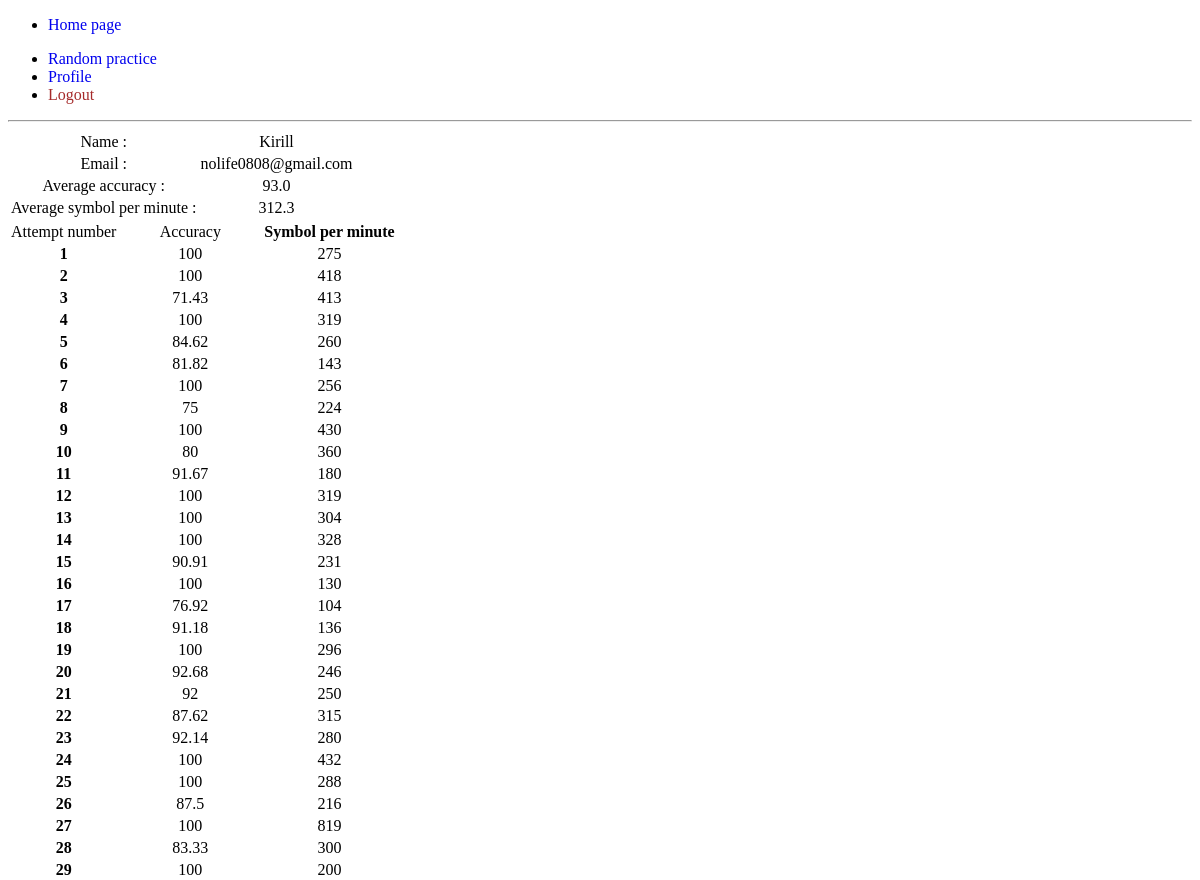
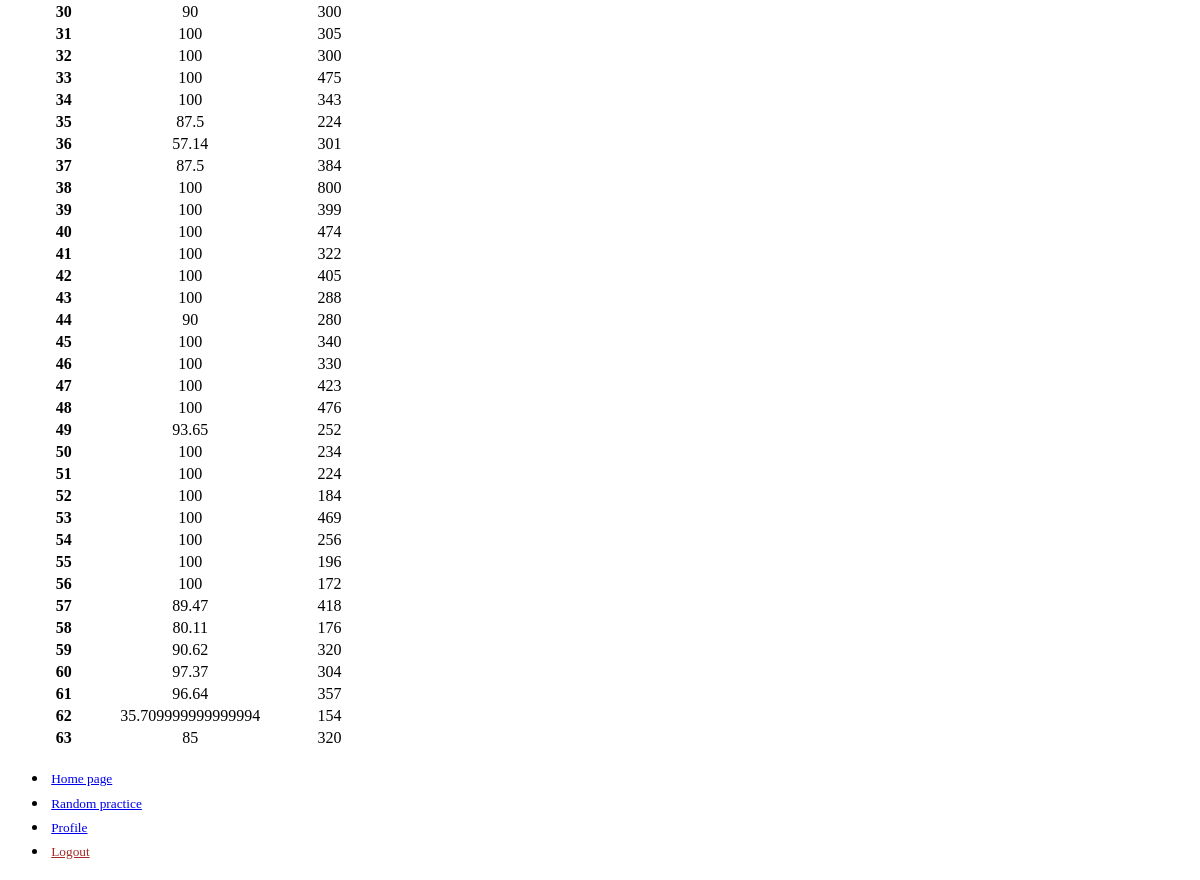
Screenshot of /profile (signed in) with the database file from the repository (2 pictures, top to bottom).
### application/models.py (models this page shows)
class User(Base, UserMixin):
    __tablename__= 'users'
    id = sqla.Column(sqla.Integer, primary_key=True, autoincrement=True)
    name = sqla.Column(sqla.String(100),nullable=False)
    email = sqla.Column(sqla.String, nullable=False, unique=True)
    password = sqla.Column(sqla.String(150), nullable=False)
    date_created = sqla.Column(sqla.String, default=datetime.now().astimezone())
    symbol_p_minute = sqla.Column(sqla.String, default=None)
    accuracy = sqla.Column(sqla.String, default=None)

### application/blueprints.py (the view)
@user_profile_bp.route('/profile', methods=['GET','POST'])
@login_required
def profile():
    user = get_user_by_email(current_user.email)
    if user.accuracy:
        avg_accuracy = [float(i) for i in user.accuracy.split()]
        avg_accuracy = round(sum(avg_accuracy)/len(avg_accuracy),1)
    else:
        avg_accuracy = 0
    if user.symbol_p_minute :
        avg_symbol_p_minute = [float(i) for i in user.symbol_p_minute.split()]
        avg_symbol_p_minute = round(sum(avg_symbol_p_minute)/len(avg_symbol_p_minute),1)
    else:
        avg_symbol_p_minute = 0
    return render_template('profile.html', user = user, avg_accuracy = avg_accuracy,avg_symbol_p_minute= avg_symbol_p_minute)

### application/__init__.py (called while the page is built)
def create_app(test_config=None):
    app = Flask(__name__, instance_relative_config=True)
    app.register_blueprint(auth_bp)
    app.register_blueprint(user_profile_bp)
    app.register_blueprint(views)
    from .database import  init_db
    app.config.from_mapping(
        SECRET_KEY='dev',
        DATABASE=os.path.join(app.instance_path, 'application.sqlite'))
    if test_config is None:
        app.config.from_pyfile('config.py', silent=True)
    else:
        app.config.from_mapping(test_config)
    try:
        os.makedirs(app.instance_path)
    except OSError:
        pass
    init_db()
    login_manager = LoginManager()
    login_manager.init_app(app)
    @login_manager.user_loader
    def load_user(user_id:str):
        return get_user(user_id)
    return app

### application/database.py (called while the page is built)
def session_decorator(func): # will use it as decorator to get rid of necessity of manually closing the db connection
    with Session(engine) as session:
        def session_wrapper(*args):
            return func(*args,session)
    return session_wrapper

@session_decorator
def get_user(id:str,session): # specific function for flask-login
    return session.get(User, id)

@session_decorator # the way an app will get users from db
def get_user_by_email(email:str,session):
    user = session.scalars(sqla.select(User).where(User.email == email)).first()
    return user

### application/templates/profile.html (shortened to what this page needs)
{%extends 'base.html'%}
{%block main_content%}
<table >
    <tbody>
        <tr>
        <td>Name :</td>
        <td>{{user.name}}</td>
        </tr>
        <tr>
            <td>Email :</td>
            <td>{{user.email}}</td>
        </tr>
        <tr>
            <td>Average accuracy :</td>
            <td>{{avg_accuracy}}</td>
        <tr>
            <td>Average symbol per minute :</td>
            <td>{{avg_symbol_p_minute}}</td>
        </tr>
    </tbody>
</table>
<table class="striped">
    <tbody>
        <tr>
            <td scope="col">Attempt number</th>
            <td scope="col">Accuracy</th>
            <th scope="col">Symbol per minute</th>
          </tr>
    {% if user.accuracy%}
    {% for i in range(user.accuracy.split()|count)%}
      <tr>
        <th scope="row">{{i+1}}</th>
        <td>{{user.accuracy.split()[i]}}</td>
        <td>{{user.symbol_p_minute.split()[i]}}</td>
      </tr>
    {%endfor%}
    {%endif%}
    </tbody>
  </table>
{%endblock%}

### application/templates/base.html (shortened to what this page needs)
<!DOCTYPE html>
<html lang="en">
<head>
    <link rel="stylesheet" href="https://cdn.jsdelivr.net/npm/@picocss/pico@2/css/pico.pumpkin.min.css"/>
    <link rel="stylesheet" type="text/css" href="{{url_for('static',filename='css/styles.css')}}">
</head>
<body>
<main class="container">
  {%include 'header.html'%}
    {% block main_content %}{%endblock%}
</main>
</body>
{%include 'footer.html'%}
</html>

### application/templates/header.html (shortened to what this page needs)
<header>
<nav>
    <ul>
      <li><a href="/">Home page</a></li>
    </ul>
    <ul>
      <li><a href="/typing_test">Random practice</a></li>
      {% if current_user.is_authenticated%}
      <li><a href="/profile">Profile</a></li>
      <li><a style="color: brown;" href="/logout">Logout</a></li>
      {%endif%}
    </ul>
  </nav>
  <hr>
</header>

### application/templates/footer.html (shortened to what this page needs)
<footer>
<nav aria-label="breadcrumb" class="breadcrumb">
    <div>
    <ul>
      <li><a href="/"><small>Home page</small></a></li>
      <li><a href="/typing_test"><small>Random practice</small></a></li>
      {% if current_user.is_authenticated%}
      <li><a href="/profile"><small>Profile</small></a></li>
      <li><a style="color: brown;" href="/logout"><small>Logout</small></a></li>
      {%endif%}
    </ul>
</div>
  </nav>
</footer>

### application/static/css/styles.css (style rules this page uses)
:root { --pico-primary-background: #d24317; --pico-font-size: 1.5rem; --string_length: 10; --pico-nav-breadcrumb-divider: none; --pico-border-radius: 0.25rem; }
.container { min-height: 85vh; }
table tr,table th,table td { text-align: center; }
.breadcrumb div { margin: auto; list-style-type:none }
.breadcrumb div ul li { padding: 0.2rem; }
footer { bottom: 0vh; width: 100%; }
footer nav { position: relative; margin: auto; }
header hr { margin-top: 0; }
header nav a { text-decoration: none; }
small { color: var(--pico-muted-color); }

### rows the page displays
User: name "Kirill", email "nolife0808@gmail.com", accuracy "100" "100" "71.43" "100" "84.62" "81.82" "100" "75" "100" "80" "91.67" "100" "100" "100" "90.91" "100" "76.92" "91.18" "100" "92.68" "92" "87.62" "92.14" "100" "100" "87.5" "100" "83.33" "100" "90" "100" "100" "100" "100" "87.5" "57.14" "87.5" "100" "100" "100" "100" "100" "100" "90" "100" "100" "100" "100" "93.65" "100" "100" "100" "100" "100" "100" "100" "89.47" "80.11" "90.62" "97.37" "96.64" "35.709999999999994" "85", symbol_p_minute "275" "418" "413" "319" "260" "143" "256" "224" "430" "360" "180" "319" "304" "328" "231" "130" "104" "136" "296" "246" "250" "315" "280" "432" "288" "216" "819" "300" "200" "300" "305" "300" "475" "343" "224" "301" "384" "800" "399" "474" "322" "405" "288" "280" "340" "330" "423" "476" "252" "234" "224" "184" "469" "256" "196" "172" "418" "176" "320" "304" "357" "154" "320"

### other values shown
{{ avg_accuracy }} "93.0"
{{ avg_symbol_p_minute }} "312.3"
{{ i+1 }} "1" "2" "3" "4" "5" "6" "7" "8" "9" "10" "11" "12" "13" "14" "15" "16" "17" "18" "19" "20" "21" "22" "23" "24" "25" "26" "27" "28" "29" "30" "31" "32" "33" "34" "35" "36" "37" "38" "39" "40" "41" "42" "43" "44" "45" "46" "47" "48" "49" "50" "51" "52" "53" "54" "55" "56" "57" "58" "59" "60" "61" "62" "63"
